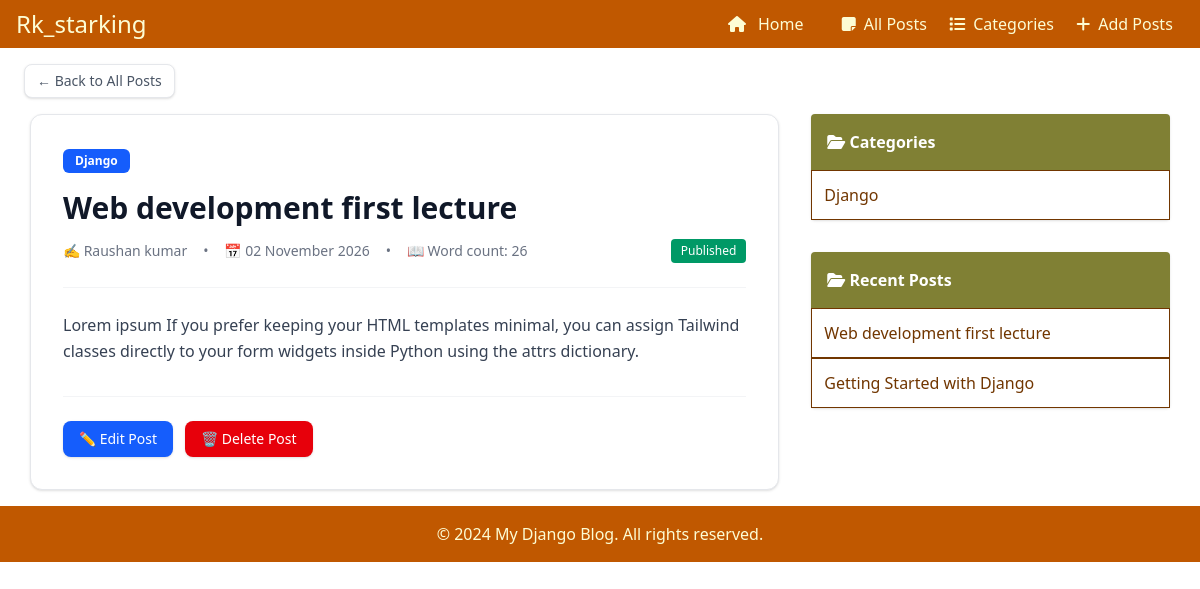
Before: /post/starting-with-html/ with the older database file.
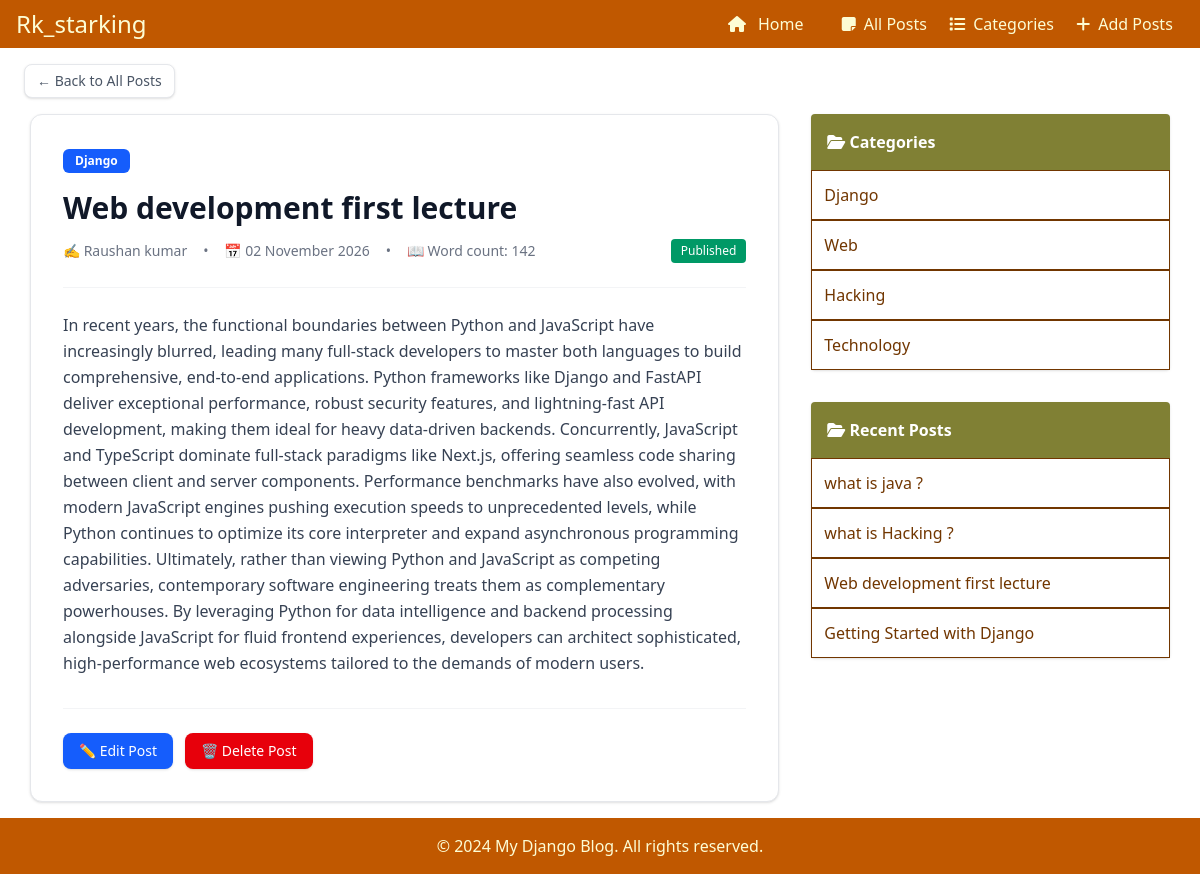
After: the same page with the newer database file.
### app1/models.py (models this page shows, shortened)
class BlogPost(models.Model):
    STATUS_CHOICES = [
        ('Draft', 'Draft'),
        ('Published', 'Published'),
    ]
    title = models.CharField(max_length=200)
    slug = models.SlugField(unique=True, max_length=250)
    category = models.ForeignKey(Category, on_delete=models.CASCADE, related_name='posts')
    author_name = models.CharField(max_length=100)
    content = models.TextField()
    status = models.CharField(max_length=20, choices=STATUS_CHOICES, default='Published')
    created_at = models.DateTimeField(auto_now_add=True)

class Category(models.Model):
    name = models.CharField(max_length=100, unique=True)
    description = models.CharField(max_length=255, blank=True, null=True)
    icon = models.CharField(max_length=100, blank=True, null=True)
    def __str__(self):
        return self.name

### app1/views.py (the view)
# urls.py: path('post/<slug:slug>/', views.blog_post_detail, name='blog_post_detail'),
def blog_post_detail(request, slug):
    post = BlogPost.objects.get(slug=slug)
    categories = Category.objects.all()
    posts = BlogPost.objects.filter(status='Published').order_by('-created_at')[:5]
    return render(request, 'blog_detail.html', {'blog': post, 'categories': categories, 'posts': posts})

### app1/templates/blog_detail.html (shortened to what this page needs)
{% extends 'base.html' %}
{% block content %}
    <div class="my-4 mx-6">
        <a href="{% url 'all_posts' %}" class="inline-flex items-center text-sm font-medium text-gray-600 bg-white border border-gray-200 px-3 py-1.5 rounded-lg shadow-sm hover:bg-gray-50 transition">
            &larr; Back to All Posts
        </a>
    </div>
    <div class="grid grid-cols-1 mb-4 w-95/100 mx-auto lg:grid-cols-3 gap-8">
        <div class="lg:col-span-2 bg-white rounded-xl border border-gray-200 shadow-sm p-6 sm:p-8 flex flex-col justify-between">
            <div>
                <span class="inline-block px-3 py-1 text-xs font-semibold text-white bg-blue-600 rounded-md mb-4">
                    {{ blog.category }}
                </span>
                <h1 class="text-3xl font-extrabold text-gray-900 mb-3 leading-tight">
                    {{ blog.title }}
                </h1>
                <div class="flex flex-wrap items-center text-xs sm:text-sm text-gray-500 mb-6 pb-6 border-b border-gray-100 gap-y-2 gap-x-4">
                    <span class="flex items-center gap-1">✍️ {{ blog.author_name }}</span>
                    <span>&bull;</span>
                    <span class="flex items-center gap-1">📅 {{ blog.created_at|date:"d F Y" }}</span>
                    <span>&bull;</span>
                    <span class="flex items-center gap-1">📖 Word count: {{ blog.content|wordcount }}</span>
                    {% if blog.status == 'Published' %}
                        <span class="ml-auto px-2.5 py-1 text-xs font-medium text-white bg-emerald-600 rounded">Published</span>
                    {% else %}
                        <span class="ml-auto px-2.5 py-1 text-xs font-medium text-gray-900 bg-amber-400 rounded">Draft</span>
                    {% endif %}
                </div>
                <div class="prose max-w-none text-gray-700 space-y-4 leading-relaxed text-base">
                    {{ blog.content|linebreaks }}
                </div>
            </div>
            <div class="mt-8 pt-6 border-t border-gray-100 flex items-center gap-3">
                <a href="{% url 'update_post' blog.slug %}" class="bg-blue-600 hover:bg-blue-700 text-white px-4 py-2 rounded-lg text-sm font-medium flex items-center gap-2 shadow transition">
                    ✏️ Edit Post
                </a>
                <a href="{% url 'delete_post' blog.slug %}" class="bg-red-600 hover:bg-red-700 text-white px-4 py-2 rounded-lg text-sm font-medium flex items-center gap-2 shadow transition">
                    🗑️ Delete Post
                </a>
            </div>
        </div>
        <aside class="w-full">
            <section class="mb-8 w-full h-auto bg-[#808034] pt-4 rounded shadow">
                <h3 class="text-1.5xl font-bold mb-4 text-white mx-4"><i class="fa-solid fa-folder-open"></i> Categories</h3>
            <ul class="list-disc list-inside">
                {% for category in categories %}
                    <li style="list-style:none;" class="bg-white w-full p-3 border border-[#713600]"><a href="{% url 'category_posts' category.id %}" class="text-[#713600] hover:underline">{{ category}}</a></li>
                {% empty %}
                    <li>No categories available.</li>
                {% endfor %}
            </ul>
            </section>
            <section class="mb-8 w-full h-auto bg-[#808034] pt-4 rounded shadow">
                <h3 class="text-1.5xl font-bold mb-4 text-white mx-4"><i class="fa-solid fa-folder-open"></i> Recent Posts</h3>
            <ul class="list-disc list-inside">
                {% for post in posts %}
                    <li style="list-style:none;" class="bg-white w-full p-3 border border-[#713600]"><a href="{% url 'blog_post_detail' post.slug %}" class="text-[#713600] hover:underline">{{ post.title}}</a></li>
                {% empty %}
                    <li>No recent posts available.</li>
                {% endfor %}
            </ul>
            </section>
        </aside>
    </div>
{% endblock %}

Changed rows visible on the page:
changed BlogPost "Web development first lecture": content "26" → "142"; content "Lorem ipsum If you prefer keeping your HTML templates minimal, you can assign Tailwind classes directly to your form widgets inside Python using the attrs dictionary." → "In recent years, the functional boundaries between Python and JavaScript have increasingly blurred, leading many full-stack developers to master both languages to build comprehensive, end-to-end applications. Python frameworks like Django and FastAPI deliver exceptional performance, robust security features, and lightning-fast API development, making them ideal for heavy data-driven backends. Concurrently, JavaScript and TypeScript dominate full-stack paradigms like Next.js, offering seamless code sharing between client and server components. Performance benchmarks have also evolved, with modern JavaScript engines pushing execution speeds to unprecedented levels, while Python continues to…"
added Category: name "Web"
added Category: name "Hacking"
added Category: name "Technology"
added BlogPost: title "what is java ?"
added BlogPost: title "what is Hacking ?"
